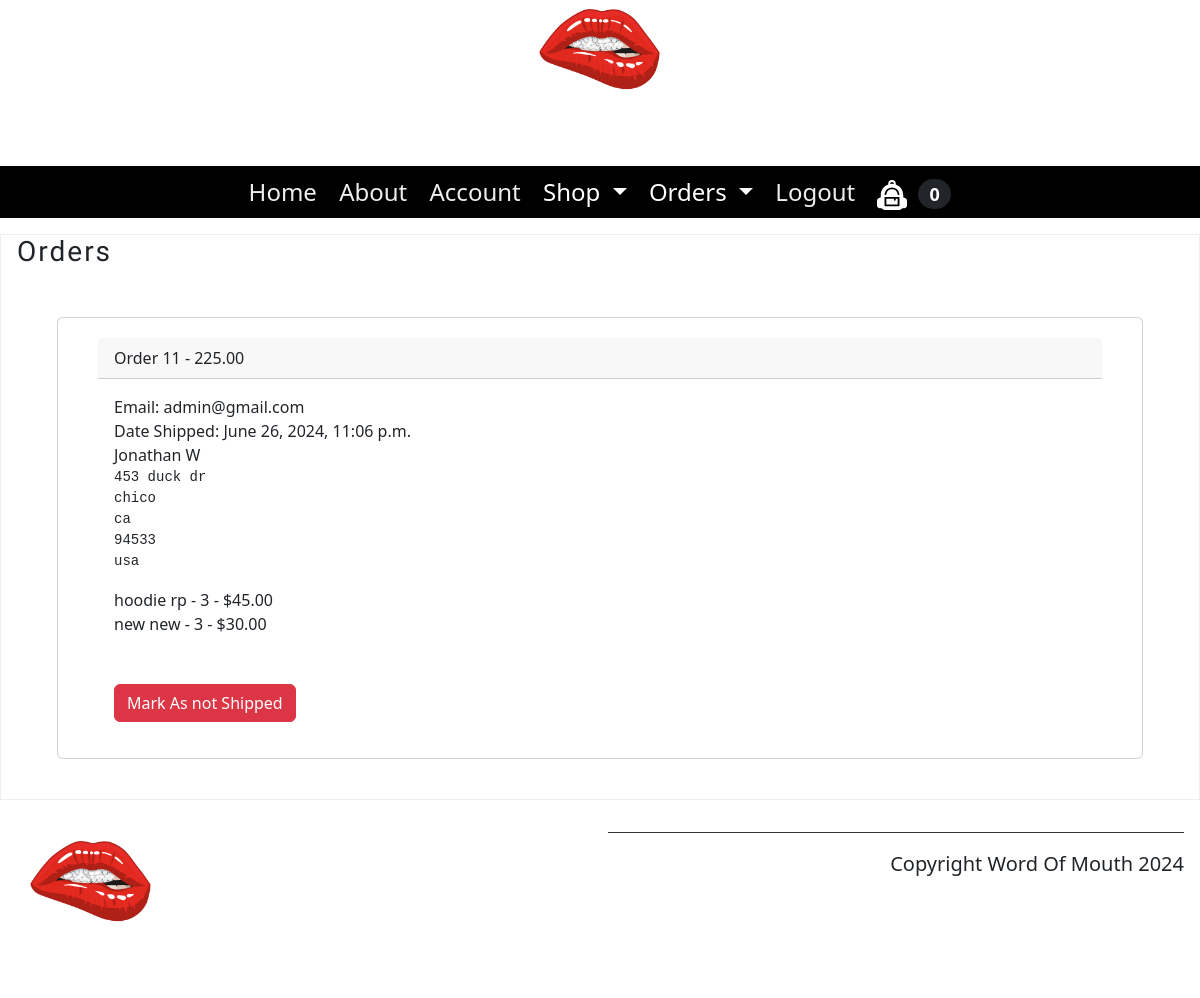
The page /payment/orders/11 (signed in) on the database its author committed.
### payment/models.py (models this page shows, shortened)
class Order(models.Model):
    user = models.ForeignKey(User, on_delete=models.CASCADE, null=True, blank=True)
    full_name = models.CharField(max_length=255)
    email = models.EmailField(max_length=255)
    shipping_address = models.TextField(max_length=1500)
    amount_paid = models.DecimalField(max_digits=10, decimal_places=2)
    date_order = models.DateTimeField(auto_now_add=True)
    shipped = models.BooleanField(default=False)
    date_shipped = models.DateTimeField(blank=True, null=True)

class OrderItem(models.Model):
    order = models.ForeignKey(Order, on_delete=models.CASCADE, null=True)
    product = models.ForeignKey(Product, on_delete=models.CASCADE, null=True)
    user = models.ForeignKey(User, on_delete=models.CASCADE, null=True, blank=True)
    quantity = models.PositiveBigIntegerField(default=1)
    price = models.DecimalField(max_digits=10, decimal_places=2)

### products/models.py (models this page shows)
class Product(models.Model):
    name = models.CharField(max_length=255)
    description = models.TextField()
    price = models.DecimalField(max_digits=6, decimal_places=2)
    category = models.ForeignKey(Category, on_delete=models.CASCADE, blank=True, null=True)
    image = models.ImageField(default='DEFAULT VALUE',upload_to='products/static/img')
    is_sale = models.BooleanField(default=False)
    sale_price = models.DecimalField(default= 0,max_digits=6, decimal_places=2)
    created_at = models.DateTimeField(auto_now_add=True)
    updated_at = models.DateTimeField(auto_now=True)
    def __str__(self):
        return self.name

### payment/views.py (the view, shortened to what this page needs)
# urls.py: path('orders/<int:pk>', views.orders, name="orders"),
def orders(request, pk):
    if request.user.is_authenticated and request.user.is_superuser:
        order = Order.objects.get(id=pk)
        items = OrderItem.objects.filter(order=pk)
        return render(request, "orders.html", {"order":order, "items":items})
    else:
        messages.success(request, "Access Denied")
        return redirect('products:home')

### cart/cart.py (called while the page is built)
    def __len__(self):
        return len(self.cart)

### cart/context_processors.py (called while the page is built)
def cart(request):
    return {'cart':Cart(request)}

### templates/orders.html (shortened to what this page needs)
{% extends 'base.html' %} {% load static %} {% block content %}
<section>
  <article>
    <h3>Orders</h3>
    <div class="row">
      <div class="column">
        <div class="card">
            <div class="card-header">
              Order {{ order.id }} - {{ order.amount_paid }}
            </div>
            <div class="card-body">
              Email: {{ order.email }}<br>
              {% if order.date_shipped %}
                Date Shipped: {{ order.date_shipped }}
              {% else %}
              Date Ordered: {{ order.date_order }}
              {% endif %}
              <br>
              {{ order.full_name }}
              <pre>{{ order.shipping_address }}</pre>
              {% for item in items %}
              {{ item.product }} - {{ item.quantity }} - ${{ item.price }} <br>
              {% endfor %}
              <br>
              <br>
              {% if not order.shipped %}
              <form method="POST">
                {% csrf_token %}
                <input type="hidden" name="shipping_status" value="true">
                <button type="Submit" class="btn btn-success">Mark As Shipped</button>
              </form>
                {% else %}
                <form method="POST">
                  <button type="Submit" class="btn btn-danger">Mark As not Shipped</button>
                </form>
                {% endif %}
            </div>
          </div>
      </div>
      <br>
      <br>
{% endblock %}

### products/static/css/style.css (style rules this page uses)
body { font-family: 'Karla', sans-serif; margin-top: 3rem; margin-bottom: 3rem; margin-left: 5%; margin-right: 5%; }
h1, h2, h3, h4, h5, h6 { font-family: 'Markazi Text', serif; letter-spacing: 2px;; }
section { display: flex; gap: 2rem 1rem; margin-top: 1rem; margin-bottom: 1rem; flex-direction: row; }
article { flex:1; }
main article { border: 1px solid #EDEFEE; padding-left: 1rem; padding-right: 1rem; }
div { padding-top: 20px; padding-right: 40px; padding-bottom: 20px; padding-left: 40px; }
.row { --bs-gutter-x: 1.5rem; --bs-gutter-y: 0; display: flex; flex-wrap: wrap; margin-top: calc(-1* var(--bs-gutter-y)); margin-right: calc(-.5* var(--bs-gutter-x)); margin-left: calc(-.5* var(--bs-gutter-x)); }

### rows shown on the page
Order: id "11", amount_paid "225.00", email "admin@gmail.com", date_shipped "June 26, 2024, 11:06 p.m.", full_name "Jonathan W", shipping_address "453 duck dr chico ca 94533 usa"
OrderItem: product "hoodie rp", quantity "3", price "45.00"
OrderItem: product "new new", quantity "3", price "30.00"

### other values the page prints
{{ cart|length }} "0"
